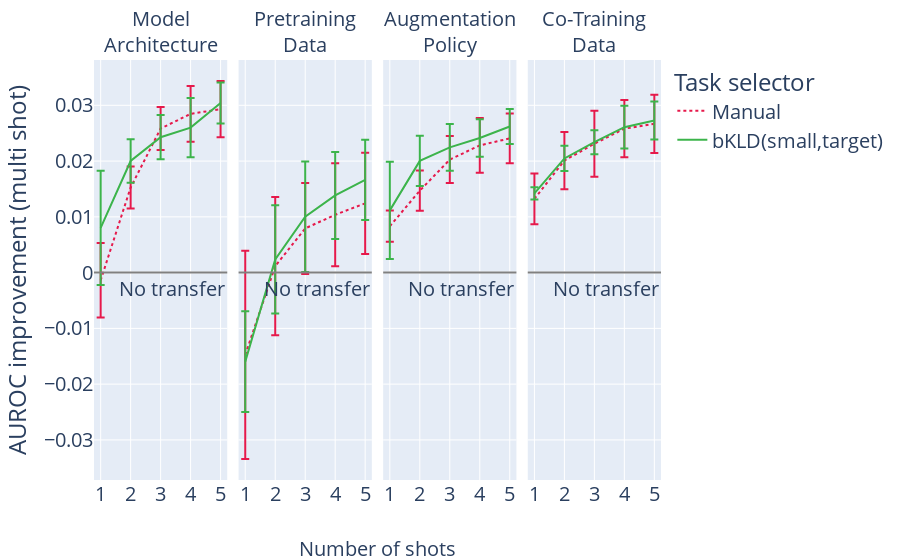

Source (notebook cell):
### Code cell
# bottom plot of figure 4
fig_improve, improve_df = get_budget_plot(distances=tuple(['SEMANTIC', 'KLD-PP:NS-W:TS-100-BINS']),
                      mode='best', max_budget=5, meta_metric='delta', metric='AUROC', show_standard_error=True, bottom_legend=False)
fig_improve.add_hline(y=0., annotation_text='No transfer', annotation_position='bottom right', line_color='grey')

### Figure 1 — Plotly figure (JSON) as saved in the notebook; plotly's stock layout.template omitted (floating-point values rounded to 4 significant figures)
{"data": [{"error_y": {"array": [0.006683, 0.003759, 0.003865, 0.005013, 0.00505]}, "hovertemplate": "Task selector=Manual<br>Scenario=Model<br>Architecture<br>budget=%{x}<br>AUROC improvement (multi shot)=%{y}<extra></extra>", "legendgroup": "Manual", "line": {"color": "rgb(230, 25, 75)", "dash": "dot"}, "marker": {"symbol": "circle"}, "mode": "lines", "name": "Manual", "orientation": "v", "showlegend": true, "x": [1, 2, 3, 4, 5], "xaxis": "x", "y": [-0.001378, 0.01526, 0.02583, 0.02847, 0.02931], "yaxis": "y", "type": "scatter"}, {"error_y": {"array": [0.01868, 0.01238, 0.008166, 0.009233, 0.009066]}, "hovertemplate": "Task selector=Manual<br>Scenario=Pretraining<br>Data<br>budget=%{x}<br>AUROC improvement (multi shot)=%{y}<extra></extra>", "legendgroup": "Manual", "line": {"color": "rgb(230, 25, 75)", "dash": "dot"}, "marker": {"symbol": "circle"}, "mode": "lines", "name": "Manual", "orientation": "v", "showlegend": false, "x": [1, 2, 3, 4, 5], "xaxis": "x2", "y": [-0.01474, 0.001162, 0.007924, 0.01038, 0.01242], "yaxis": "y2", "type": "scatter"}, {"error_y": {"array": [0.002801, 0.003615, 0.004214, 0.004908, 0.004453]}, "hovertemplate": "Task selector=Manual<br>Scenario=Augmentation<br>Policy<br>budget=%{x}<br>AUROC improvement (multi shot)=%{y}<extra></extra>", "legendgroup": "Manual", "line": {"color": "rgb(230, 25, 75)", "dash": "dot"}, "marker": {"symbol": "circle"}, "mode": "lines", "name": "Manual", "orientation": "v", "showlegend": false, "x": [1, 2, 3, 4, 5], "xaxis": "x3", "y": [0.008315, 0.0147, 0.02026, 0.02282, 0.02407], "yaxis": "y3", "type": "scatter"}, {"error_y": {"array": [0.004537, 0.005132, 0.005931, 0.005139, 0.005211]}, "hovertemplate": "Task selector=Manual<br>Scenario=Co-Training<br>Data<br>budget=%{x}<br>AUROC improvement (multi shot)=%{y}<extra></extra>", "legendgroup": "Manual", "line": {"color": "rgb(230, 25, 75)", "dash": "dot"}, "marker": {"symbol": "circle"}, "mode": "lines", "name": "Manual", "orientation": "v", "showlegend": false, "x": [1, 2, 3, 4, 5], "xaxis": "x4", "y": [0.01323, 0.02009, 0.0231, 0.02581, 0.02668], "yaxis": "y4", "type": "scatter"}, {"error_y": {"array": [0.01024, 0.003895, 0.003966, 0.005317, 0.00366]}, "hovertemplate": "Task selector=bKLD(small,target)<br>Scenario=Model<br>Architecture<br>budget=%{x}<br>AUROC improvement (multi shot)=%{y}<extra></extra>", "legendgroup": "bKLD(small,target)", "line": {"color": "rgb(60, 180, 75)", "dash": "solid"}, "marker": {"symbol": "circle"}, "mode": "lines", "name": "bKLD(small,target)", "orientation": "v", "showlegend": true, "x": [1, 2, 3, 4, 5], "xaxis": "x", "y": [0.008034, 0.02001, 0.02428, 0.026, 0.03041], "yaxis": "y", "type": "scatter"}, {"error_y": {"array": [0.009045, 0.009713, 0.009913, 0.007788, 0.00718]}, "hovertemplate": "Task selector=bKLD(small,target)<br>Scenario=Pretraining<br>Data<br>budget=%{x}<br>AUROC improvement (multi shot)=%{y}<extra></extra>", "legendgroup": "bKLD(small,target)", "line": {"color": "rgb(60, 180, 75)", "dash": "solid"}, "marker": {"symbol": "circle"}, "mode": "lines", "name": "bKLD(small,target)", "orientation": "v", "showlegend": false, "x": [1, 2, 3, 4, 5], "xaxis": "x2", "y": [-0.01596, 0.002363, 0.01002, 0.01383, 0.01663], "yaxis": "y2", "type": "scatter"}, {"error_y": {"array": [0.008709, 0.004511, 0.004208, 0.003367, 0.003122]}, "hovertemplate": "Task selector=bKLD(small,target)<br>Scenario=Augmentation<br>Policy<br>budget=%{x}<br>AUROC improvement (multi shot)=%{y}<extra></extra>", "legendgroup": "bKLD(small,target)", "line": {"color": "rgb(60, 180, 75)", "dash": "solid"}, "marker": {"symbol": "circle"}, "mode": "lines", "name": "bKLD(small,target)", "orientation": "v", "showlegend": false, "x": [1, 2, 3, 4, 5], "xaxis": "x3", "y": [0.01116, 0.02004, 0.02246, 0.02413, 0.0262], "yaxis": "y3", "type": "scatter"}, {"error_y": {"array": [0.001097, 0.002262, 0.00215, 0.00383, 0.0034]}, "hovertemplate": "Task selector=bKLD(small,target)<br>Scenario=Co-Training<br>Data<br>budget=%{x}<br>AUROC improvement (multi shot)=%{y}<extra></extra>", "legendgroup": "bKLD(small,target)", "line": {"color": "rgb(60, 180, 75)", "dash": "solid"}, "marker": {"symbol": "circle"}, "mode": "lines", "name": "bKLD(small,target)", "orientation": "v", "showlegend": false, "x": [1, 2, 3, 4, 5], "xaxis": "x4", "y": [0.01422, 0.02048, 0.02339, 0.02608, 0.02727], "yaxis": "y4", "type": "scatter"}], "layout": {"xaxis": {"anchor": "y", "domain": [0.0, 0.235], "title": {"text": ""}, "tickvals": [1, 2, 3, 4, 5]}, "yaxis": {"anchor": "x", "domain": [0.0, 1.0], "title": {"text": "AUROC improvement (multi shot)"}}, "xaxis2": {"anchor": "y2", "domain": [0.255, 0.49], "matches": "x", "title": {"text": ""}, "tickvals": [1, 2, 3, 4, 5]}, "yaxis2": {"anchor": "x2", "domain": [0.0, 1.0], "matches": "y", "showticklabels": false}, "xaxis3": {"anchor": "y3", "domain": [0.51, 0.745], "matches": "x", "title": {"text": ""}, "tickvals": [1, 2, 3, 4, 5]}, "yaxis3": {"anchor": "x3", "domain": [0.0, 1.0], "matches": "y", "showticklabels": false}, "xaxis4": {"anchor": "y4", "domain": [0.765, 1.0], "matches": "x", "title": {"text": ""}, "tickvals": [1, 2, 3, 4, 5]}, "yaxis4": {"anchor": "x4", "domain": [0.0, 1.0], "matches": "y", "showticklabels": false}, "annotations": [{"showarrow": false, "text": "Model<br>Architecture", "x": 0.1175, "xanchor": "center", "xref": "paper", "y": 1.0, "yanchor": "bottom", "yref": "paper"}, {"showarrow": false, "text": "Pretraining<br>Data", "x": 0.3725, "xanchor": "center", "xref": "paper", "y": 1.0, "yanchor": "bottom", "yref": "paper"}, {"showarrow": false, "text": "Augmentation<br>Policy", "x": 0.6275, "xanchor": "center", "xref": "paper", "y": 1.0, "yanchor": "bottom", "yref": "paper"}, {"showarrow": false, "text": "Co-Training<br>Data", "x": 0.8825, "xanchor": "center", "xref": "paper", "y": 1.0, "yanchor": "bottom", "yref": "paper"}, {"showarrow": false, "text": "Number of shots", "x": 0.5, "xanchor": "center", "xref": "paper", "y": -0.2, "yref": "paper"}, {"showarrow": false, "text": "No transfer", "x": 1, "xanchor": "right", "xref": "x domain", "y": 0.0, "yanchor": "top", "yref": "y"}, {"showarrow": false, "text": "No transfer", "x": 1, "xanchor": "right", "xref": "x2 domain", "y": 0.0, "yanchor": "top", "yref": "y2"}, {"showarrow": false, "text": "No transfer", "x": 1, "xanchor": "right", "xref": "x3 domain", "y": 0.0, "yanchor": "top", "yref": "y3"}, {"showarrow": false, "text": "No transfer", "x": 1, "xanchor": "right", "xref": "x4 domain", "y": 0.0, "yanchor": "top", "yref": "y4"}], "legend": {"title": {"text": "Task selector"}, "tracegroupgap": 0}, "margin": {"t": 60}, "font": {"size": 20}, "shapes": [{"line": {"color": "grey"}, "type": "line", "x0": 0, "x1": 1, "xref": "x domain", "y0": 0.0, "y1": 0.0, "yref": "y"}, {"line": {"color": "grey"}, "type": "line", "x0": 0, "x1": 1, "xref": "x2 domain", "y0": 0.0, "y1": 0.0, "yref": "y2"}, {"line": {"color": "grey"}, "type": "line", "x0": 0, "x1": 1, "xref": "x3 domain", "y0": 0.0, "y1": 0.0, "yref": "y3"}, {"line": {"color": "grey"}, "type": "line", "x0": 0, "x1": 1, "xref": "x4 domain", "y0": 0.0, "y1": 0.0, "yref": "y4"}]}}
